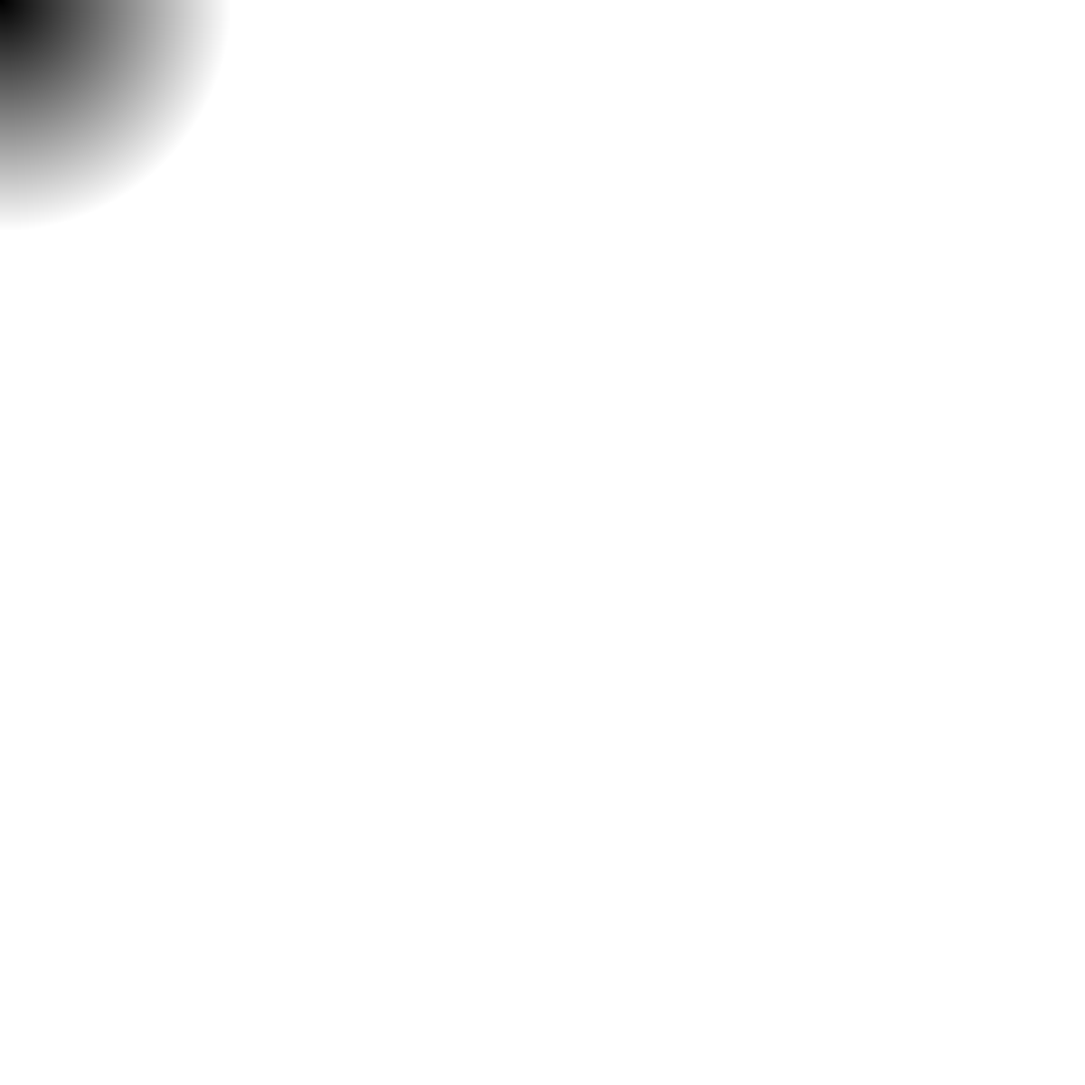
Frame 1 (no input)
Frame 60 (the mouse pressed at the canvas centre just before this capture): identical to frame 1, image omitted
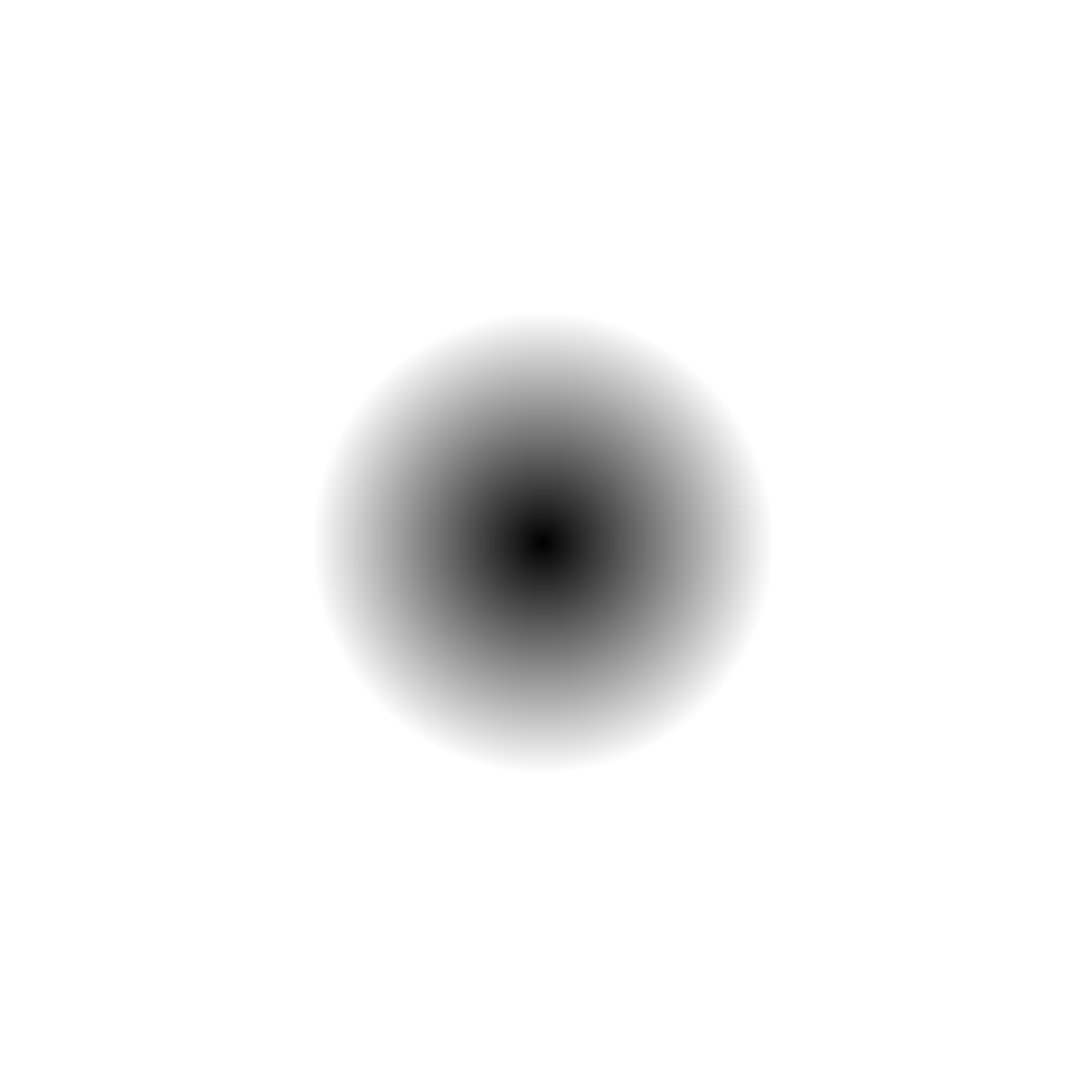
Frame 120 (the mouse held since frame 60 and released just before this capture)

The Processing sketch that drew these frames (run headless with seeded random() and noise(); from frame 60 on, the mouse is pressed at the canvas centre):

// Processing sketch: Images_03_PixelBuffer_Raw
// ── Images_03_PixelBuffer_Raw.pde
/*
Images_03_PixelBuffer-Raw.pde
Author: Alexandros Lotsos
Summary: A sketch that shows the basics of interacting with the pixel buffer of a processing sketch.
Every processing sketch has the ability to write directly to the screen's pixels and draw without calling
functions like line() or rect(). A program that writes to the pixel buffer operates as follows:
  (1) Load the pixels with loadPixels() at the beggining of a frame
  (2) Loop through the 1-d array of pixels* and change their color value by assigning a processing color object to them
  (3) Push those colors to the display with updatePixels()
  
 *Note that while we're used to thinking of a pixel array in 2D. Processing stores the pixels in a 1D array
 While it helps to think of a pixel at position (x,y), in reality each pixel's position in the array is defined by:
   x + (y * width)
*/

void setup(){
  size(1200, 1200);
  //background(0);
}

void draw(){
  //load the pixels
  loadPixels();
  
  //process the pixels
  for(int x = 0; x < width; x++){
    for(int y = 0; y < height; y++){
      //compute the distance of the given pixel to the mouse
      float distance = dist(x, y, mouseX, mouseY);
      //make a color out of the distance by constraining it to 255
      color c = color(constrain(distance, 0, 255)); 
      
      //compute the location of the pixel in the array
      int loc = x + (y * width);
      
      //set that pixel to c.
      //the pixels array becomes available after loadPixels has been called
      pixels[loc] = c;
      
    }
  }
  
  //update the pixels
  updatePixels();
}
